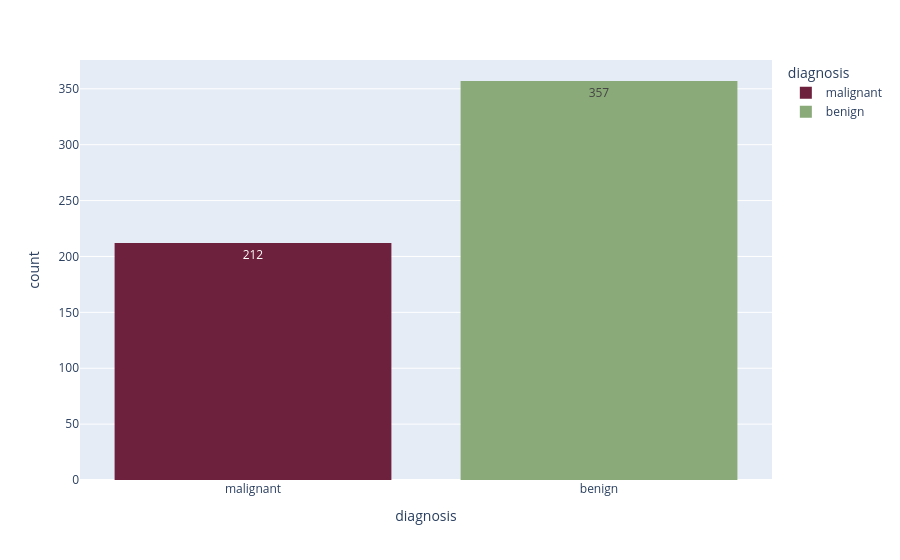

The cell this chart's notebook holds for it:
### Markdown cell above
## Checking the Frequency for both cases

### Code cell
fig = px.histogram(
    df,
    x="diagnosis",
    color="diagnosis",
    text_auto=True,
    color_discrete_sequence=["#6D213C", "#8AAA79"],
)
fig.show()

### Figure 1 — Plotly figure (JSON) as saved in the notebook; plotly's stock layout.template omitted (floating-point values rounded to 4 significant figures; data arrays with more than 128 entries replaced by an {"elided": "..."} marker saying what was removed)
{"data": [{"bingroup": "x", "hovertemplate": "diagnosis=%{x}<br>count=%{y}<extra></extra>", "legendgroup": "malignant", "marker": {"color": "#6D213C", "pattern": {"shape": ""}}, "name": "malignant", "orientation": "v", "showlegend": true, "texttemplate": "%{value}", "type": "histogram", "x": {"elided": "212 str values"}, "xaxis": "x", "yaxis": "y"}, {"bingroup": "x", "hovertemplate": "diagnosis=%{x}<br>count=%{y}<extra></extra>", "legendgroup": "benign", "marker": {"color": "#8AAA79", "pattern": {"shape": ""}}, "name": "benign", "orientation": "v", "showlegend": true, "texttemplate": "%{value}", "type": "histogram", "x": {"elided": "357 str values"}, "xaxis": "x", "yaxis": "y"}], "layout": {"barmode": "relative", "legend": {"title": {"text": "diagnosis"}, "tracegroupgap": 0}, "margin": {"t": 60}, "xaxis": {"anchor": "y", "categoryarray": ["malignant", "benign"], "categoryorder": "array", "domain": [0, 1], "title": {"text": "diagnosis"}}, "yaxis": {"anchor": "x", "domain": [0, 1], "title": {"text": "count"}}}}
